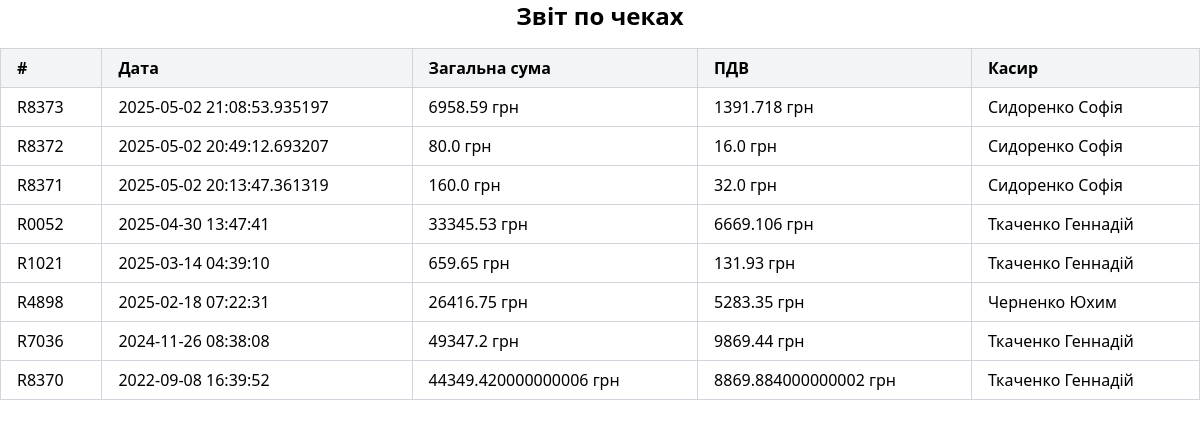
/print_receipts_report (signed in), run on an earlier commit of the app's database.
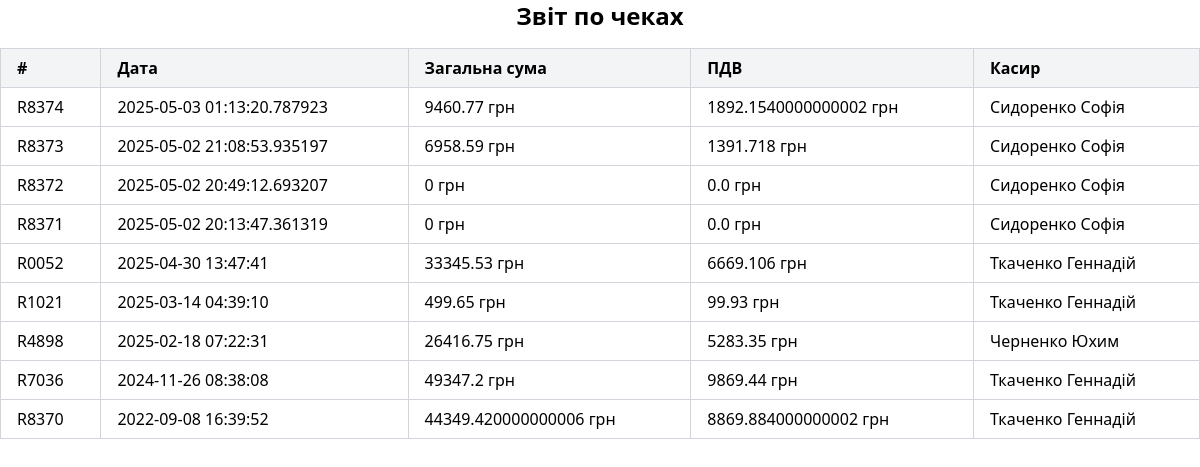
And on a later commit of the database.
### tables this page shows
CREATE TABLE receipt (
                receipt_number TEXT PRIMARY KEY,
                date TIMESTAMP NOT NULL,
                customer_card_number TEXT,
                employee_id INTEGER NOT NULL,
                FOREIGN KEY (customer_card_number) REFERENCES customer_card (card_number),
                FOREIGN KEY (employee_id) REFERENCES employee (id)
            );

CREATE TABLE employee (
                id INTEGER PRIMARY KEY,
                last_name TEXT NOT NULL,
                first_name TEXT NOT NULL,
                middle_name TEXT,
                position TEXT NOT NULL,
                salary REAL NOT NULL,
                start_date DATE NOT NULL,
                birth_date DATE NOT NULL,
                phone TEXT NOT NULL,
                city TEXT NOT NULL,
                street TEXT NOT NULL,
                postal_code TEXT NOT NULL,
                password TEXT NOT NULL,
                email TEXT NOT NULL UNIQUE
            );

### zlg_website/views/print_report.py (the view)
@views.route('/print_receipts_report')
@login_required
def print_receipts_report():
    if current_user.position != 'Менеджер':
        abort(403)
    employee_id = request.args.get('employee_id', type=int)
    date_from = request.args.get('date_from')
    date_to = request.args.get('date_to')
    base_query = """
        SELECT r.receipt_number, r.date, e.first_name, e.last_name
        FROM Receipt r
        JOIN Employee e ON r.employee_id = e.id
    """
    where_conditions = []
    params = {}
    if employee_id:
        where_conditions.append("r.employee_id = :employee_id")
        params['employee_id'] = employee_id
    if date_from:
        where_conditions.append("DATE(r.date) >= DATE(:date_from)")
        params['date_from'] = date_from
    if date_to:
        where_conditions.append("DATE(r.date) <= DATE(:date_to)")
        params['date_to'] = date_to
    if where_conditions:
        base_query += " WHERE " + " AND ".join(where_conditions)
    base_query += " ORDER BY r.date DESC"
    receipts_data = db.session.execute(text(base_query), params).mappings().all()
    receipts = []
    total_sum = 0
    for row in receipts_data:
        receipt_number = row['receipt_number']
        receipt_date = row['date']
        employee_first_name = row['first_name']
        employee_last_name = row['last_name']
        items_query = """
            SELECT ri.upc, ri.quantity,
                   CASE
                       WHEN sp.is_promotional = TRUE THEN sp.promo_price
                       ELSE sp.price
                   END as price
            FROM receipt_item ri
            JOIN store_product sp ON ri.upc = sp.upc
            WHERE ri.receipt_number = :receipt_number
        """
        items = db.session.execute(text(items_query), {'receipt_number': receipt_number}).mappings().all()
        receipt_total = sum(item['price'] * item['quantity'] for item in items)
        vat = receipt_total * 0.2
        total_sum += receipt_total
        receipt = {
            'receipt_number': receipt_number,
            'date': receipt_date,
            'total_sum': receipt_total,
            'vat': vat,
            'employee': {
                'first_name': employee_first_name,
                'last_name': employee_last_name
            }
        }
        receipts.append(receipt)
    return render_template(
        'print_receipts.html',
        receipts=receipts,
        total_sum=total_sum,
        date_from=date_from,
        date_to=date_to,
        generated_at=datetime.now().strftime('%d.%m.%Y %H:%M')
    )

### zlg_website/__init__.py (called while the page is built)
def create_app():
    app = Flask(__name__)
    app.config['SECRET_KEY'] = 'zlagoda'
    app.config['SQLALCHEMY_DATABASE_URI'] = f'sqlite:///{os.path.join(app.instance_path, DB_NAME)}'
    app.config['SQLALCHEMY_TRACK_MODIFICATIONS'] = False
    db.init_app(app)
    from .views import views
    from .auth import auth
    app.register_blueprint(views, url_prefix='/')
    app.register_blueprint(auth, url_prefix='/')
    from .models import Employee, Category, Product
    with app.app_context():
        if database_is_empty(app):
            create_database(app)
    login_manager = LoginManager()
    login_manager.login_view = 'auth.login'
    login_manager.init_app(app)
    @login_manager.user_loader
    def load_user(id):
        return Employee.get_by_id(id)
    return app

### zlg_website/models.py (called while the page is built)
   @staticmethod
   def get_by_id(id):
       result = db.session.execute(text("SELECT * FROM employee WHERE id = :id"), {"id": id}).fetchone()
       if result:
           return Employee(
               id=result.id,
               last_name=result.last_name,
               first_name=result.first_name,
               middle_name=result.middle_name,
               position=result.position,
               salary=result.salary,
               start_date=result.start_date,
               birth_date=result.birth_date,
               phone=result.phone,
               city=result.city,
               street=result.street,
               postal_code=result.postal_code,
               password=result.password,
               email=result.email
           )
       return None

### zlg_website/templates/print_receipts.html (shortened to what this page needs)
<head>
    <link rel="stylesheet" href="https://cdn.jsdelivr.net/npm/tailwindcss@2.2.19/dist/tailwind.min.css">
</head>
<body class="bg-white text-black">
    {% block content %}
        <div class="print-container">
            <h1 class="text-2xl font-bold text-center mb-4">Звіт по чеках</h1>
            <table class="min-w-full border-collapse border border-gray-300 mt-4">
                <thead>
                    <tr class="bg-gray-100">
                        <th class="border border-gray-300 px-4 py-2 text-left">#</th>
                        <th class="border border-gray-300 px-4 py-2 text-left">Дата</th>
                        <th class="border border-gray-300 px-4 py-2 text-left">Загальна сума</th>
                        <th class="border border-gray-300 px-4 py-2 text-left">ПДВ</th>
                        <th class="border border-gray-300 px-4 py-2 text-left">Касир</th>
                    </tr>
                </thead>
                <tbody>
                    {% if receipts %}
                        {% for receipt in receipts %}
                            <tr>
                                <td class="border border-gray-300 px-4 py-2">{{ receipt.receipt_number }}</td>
                                <td class="border border-gray-300 px-4 py-2">{{ receipt.date}}</td>
                                <td class="border border-gray-300 px-4 py-2">{{ receipt.total_sum }} грн</td>
                                <td class="border border-gray-300 px-4 py-2">{{ receipt.vat }} грн</td>
                                <td class="border border-gray-300 px-4 py-2">{{ receipt.employee.last_name }} {{ receipt.employee.first_name }}</td>
                            </tr>
                        {% endfor %}
                    {% else %}
                        <tr>
                            <td colspan="5" class="border border-gray-300 px-4 py-2 text-center">Немає чеків для друку</td>
                        </tr>
                    {% endif %}
                </tbody>
            </table>
        </div>
    {% endblock %}
</body>

What changed in the data, as far as the page shows it:
added receipt: receipt_number "R8374", date "2025-05-03 01:13:20.787923", total_sum "9460.77", vat "1892.1540000000002", employee.last_name "Сидоренко", employee.first_name "Софія"
computed for receipt "R8372": total_sum "80.0" → "0"; vat "16.0" → "0.0"
computed for receipt "R8371": total_sum "160.0" → "0"; vat "32.0" → "0.0"
computed for receipt "R1021": total_sum "659.65" → "499.65"; vat "131.93" → "99.93"
